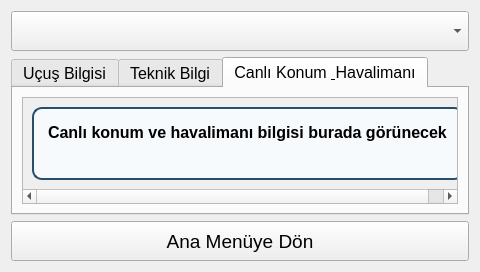
<?xml version="1.0" encoding="UTF-8"?>
<ui version="4.0">
 <class>RolePage_Pilot</class>
 <widget class="QWidget" name="RolePage_Pilot">
  <property name="geometry">
   <rect>
    <x>0</x>
    <y>0</y>
    <width>480</width>
    <height>272</height>
   </rect>
  </property>
  <property name="styleSheet">
   <string></string>
  </property>
  <layout class="QVBoxLayout" name="mainLayout">
   <item>
    <widget class="QComboBox" name="comboCity">
     <property name="minimumSize">
      <size>
       <width>0</width>
       <height>40</height>
      </size>
     </property>
     <property name="font">
      <font>
       <pointsize>14</pointsize>
      </font>
     </property>
    </widget>
   </item>
   <item>
    <widget class="QTabWidget" name="tabWidget">
     <property name="font">
      <font>
       <pointsize>12</pointsize>
      </font>
     </property>
     <property name="currentIndex">
      <number>2</number>
     </property>
     <widget class="QWidget" name="tabFlight">
      <attribute name="title">
       <string>Uçuş Bilgisi</string>
      </attribute>
      <layout class="QVBoxLayout" name="verticalLayoutFlight">
       <item>
        <widget class="QScrollArea" name="scrollAreaFlights">
         <property name="widgetResizable">
          <bool>true</bool>
         </property>
         <widget class="QWidget" name="scrollAreaWidgetFlights">
          <property name="geometry">
           <rect>
            <x>0</x>
            <y>0</y>
            <width>438</width>
            <height>105</height>
           </rect>
          </property>
          <layout class="QVBoxLayout" name="layoutFlights"/>
         </widget>
        </widget>
       </item>
      </layout>
     </widget>
     <widget class="QWidget" name="tabTech">
      <attribute name="title">
       <string>Teknik Bilgi</string>
      </attribute>
      <layout class="QVBoxLayout" name="verticalLayoutTech">
       <item>
        <widget class="QScrollArea" name="scrollAreaTech">
         <property name="widgetResizable">
          <bool>true</bool>
         </property>
         <widget class="QWidget" name="scrollAreaWidgetTech">
          <property name="geometry">
           <rect>
            <x>0</x>
            <y>0</y>
            <width>438</width>
            <height>105</height>
           </rect>
          </property>
          <layout class="QVBoxLayout" name="layoutTechBoxes"/>
         </widget>
        </widget>
       </item>
      </layout>
     </widget>
     <widget class="QWidget" name="tabLive">
      <attribute name="title">
       <string>Canlı Konum &amp; Havalimanı</string>
      </attribute>
      <layout class="QVBoxLayout" name="verticalLayoutLive">
       <item>
        <widget class="QScrollArea" name="scrollAreaLiveInfo">
         <property name="widgetResizable">
          <bool>true</bool>
         </property>
         <widget class="QWidget" name="scrollAreaWidgetLiveInfo">
          <property name="geometry">
           <rect>
            <x>0</x>
            <y>0</y>
            <width>471</width>
            <height>91</height>
           </rect>
          </property>
          <layout class="QVBoxLayout" name="layoutLiveInfo">
           <item>
            <widget class="QLabel" name="labelLiveInfo">
             <property name="styleSheet">
              <string>font-size: 16px; font-weight: bold; background:#f7fafd; border:2px solid #2a4d69; border-radius:10px; padding:10px;</string>
             </property>
             <property name="text">
              <string>Canlı konum ve havalimanı bilgisi burada görünecek</string>
             </property>
             <property name="alignment">
              <set>Qt::AlignLeading|Qt::AlignLeft|Qt::AlignTop</set>
             </property>
            </widget>
           </item>
          </layout>
         </widget>
        </widget>
       </item>
      </layout>
     </widget>
    </widget>
   </item>
   <item>
    <widget class="QPushButton" name="btnBack">
     <property name="minimumSize">
      <size>
       <width>0</width>
       <height>40</height>
      </size>
     </property>
     <property name="font">
      <font>
       <pointsize>14</pointsize>
      </font>
     </property>
     <property name="text">
      <string>Ana Menüye Dön</string>
     </property>
    </widget>
   </item>
  </layout>
 </widget>
 <resources/>
 <connections/>
</ui>
